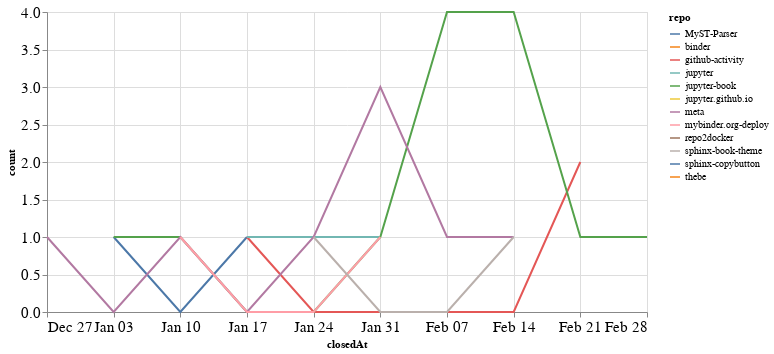

The notebook cell saved with this chart:
### Code cell
closed_by_time = closed_by.groupby('repo').resample('W', on='closedAt').count()['author'].reset_index()
closed_by_time = closed_by_time.rename(columns={'author': 'count'})

alt.Chart(closed_by_time, width=600).mark_line().encode(
    x='closedAt',
    y='count',
    color='repo',
    tooltip="repo"
)

### Figure 1 — Vega-Lite specification as saved in the notebook (floating-point values rounded to 4 significant figures)
{"config": {"axisLeft": {"labelFontSize": 15}, "axisBottom": {"labelFontSize": 15}}, "data": {"name": "data-808cef4117d22ec68b4c067089d2934e"}, "mark": "line", "encoding": {"color": {"type": "nominal", "field": "repo"}, "tooltip": {"type": "nominal", "field": "repo"}, "x": {"type": "temporal", "field": "closedAt"}, "y": {"type": "quantitative", "field": "count"}}, "width": 600, "$schema": "https://vega.github.io/schema/vega-lite/v4.8.1.json", "datasets": {"data-808cef4117d22ec68b4c067089d2934e": [{"repo": "MyST-Parser", "closedAt": "2021-01-03T00:00:00", "count": 1}, {"repo": "MyST-Parser", "closedAt": "2021-01-10T00:00:00", "count": 0}, {"repo": "MyST-Parser", "closedAt": "2021-01-17T00:00:00", "count": 1}, {"repo": "binder", "closedAt": "2021-01-31T00:00:00", "count": 1}, {"repo": "github-activity", "closedAt": "2021-01-17T00:00:00", "count": 1}, {"repo": "github-activity", "closedAt": "2021-01-24T00:00:00", "count": 0}, {"repo": "github-activity", "closedAt": "2021-01-31T00:00:00", "count": 0}, {"repo": "github-activity", "closedAt": "2021-02-07T00:00:00", "count": 0}, {"repo": "github-activity", "closedAt": "2021-02-14T00:00:00", "count": 0}, {"repo": "github-activity", "closedAt": "2021-02-21T00:00:00", "count": 2}, {"repo": "jupyter", "closedAt": "2021-01-17T00:00:00", "count": 1}, {"repo": "jupyter", "closedAt": "2021-01-24T00:00:00", "count": 1}, {"repo": "jupyter", "closedAt": "2021-01-31T00:00:00", "count": 1}, {"repo": "jupyter-book", "closedAt": "2021-01-03T00:00:00", "count": 1}, {"repo": "jupyter-book", "closedAt": "2021-01-10T00:00:00", "count": 1}, {"repo": "jupyter-book", "closedAt": "2021-01-17T00:00:00", "count": 0}, {"repo": "jupyter-book", "closedAt": "2021-01-24T00:00:00", "count": 0}, {"repo": "jupyter-book", "closedAt": "2021-01-31T00:00:00", "count": 1}, {"repo": "jupyter-book", "closedAt": "2021-02-07T00:00:00", "count": 4}, {"repo": "jupyter-book", "closedAt": "2021-02-14T00:00:00", "count": 4}, {"repo": "jupyter-book", "closedAt": "2021-02-21T00:00:00", "count": 1}, {"repo": "jupyter-book", "closedAt": "2021-02-28T00:00:00", "count": 1}, {"repo": "jupyter.github.io", "closedAt": "2021-02-07T00:00:00", "count": 1}, {"repo": "meta", "closedAt": "2020-12-27T00:00:00", "count": 1}, {"repo": "meta", "closedAt": "2021-01-03T00:00:00", "count": 0}, {"repo": "meta", "closedAt": "2021-01-10T00:00:00", "count": 1}, {"repo": "meta", "closedAt": "2021-01-17T00:00:00", "count": 0}, {"repo": "meta", "closedAt": "2021-01-24T00:00:00", "count": 1}, {"repo": "meta", "closedAt": "2021-01-31T00:00:00", "count": 3}, {"repo": "meta", "closedAt": "2021-02-07T00:00:00", "count": 1}, {"repo": "meta", "closedAt": "2021-02-14T00:00:00", "count": 1}, {"repo": "mybinder.org-deploy", "closedAt": "2021-01-10T00:00:00", "count": 1}, {"repo": "mybinder.org-deploy", "closedAt": "2021-01-17T00:00:00", "count": 0}, {"repo": "mybinder.org-deploy", "closedAt": "2021-01-24T00:00:00", "count": 0}, {"repo": "mybinder.org-deploy", "closedAt": "2021-01-31T00:00:00", "count": 1}, {"repo": "repo2docker", "closedAt": "2021-01-24T00:00:00", "count": 1}, {"repo": "sphinx-book-theme", "closedAt": "2021-01-24T00:00:00", "count": 1}, {"repo": "sphinx-book-theme", "closedAt": "2021-01-31T00:00:00", "count": 0}, {"repo": "sphinx-book-theme", "closedAt": "2021-02-07T00:00:00", "count": 0}, {"repo": "sphinx-book-theme", "closedAt": "2021-02-14T00:00:00", "count": 1}, {"repo": "sphinx-copybutton", "closedAt": "2021-01-03T00:00:00", "count": 1}, {"repo": "thebe", "closedAt": "2021-01-10T00:00:00", "count": 1}]}}
